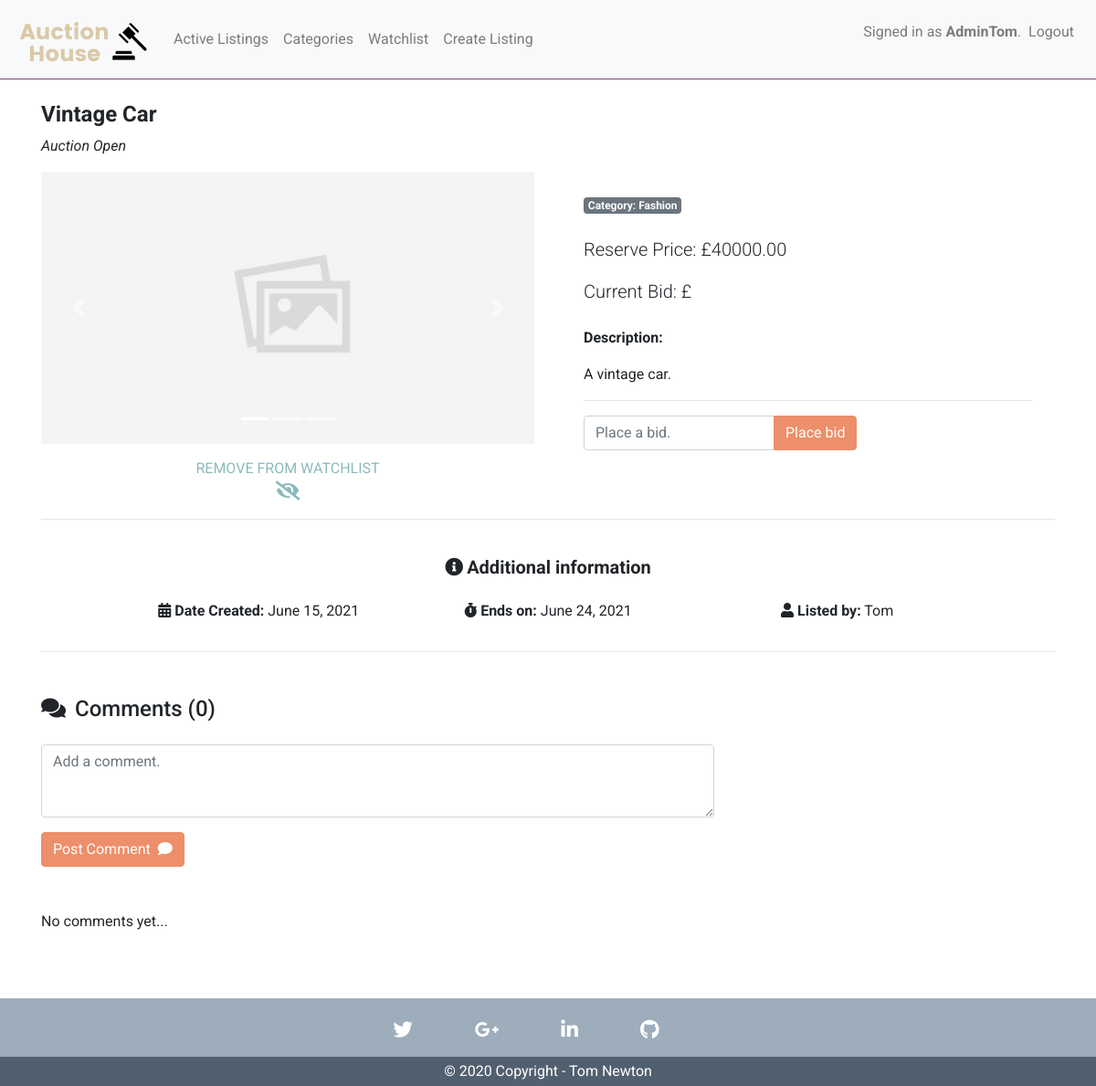
/listing/2 (signed in), run on the app's committed database.
### auctions/models.py (models this page shows, shortened)
class User(AbstractUser):
    pass

class Auction(models.Model):
    user = models.ForeignKey(User, on_delete=models.CASCADE, default=None)
    title = models.CharField(max_length=120)
    description = models.TextField(max_length=220, null=True)
    image_url = models.URLField(max_length=600, default=None)
    category = models.CharField(max_length=120, default='uncategorised')
    price = models.DecimalField(decimal_places=2, max_digits=10000, default=None)
    date = models.DateTimeField(auto_now_add=True)
    end_date = models.DateField()
    status = models.CharField(max_length=6, default="Open")
    highest_bid = models.DecimalField(decimal_places=2, max_digits=10000, null=True, default=0)
    highest_bidder = models.CharField(max_length=200, null=True)

### auctions/views.py (the view)
# urls.py: path("listing/<int:pk>", views.listing, name="listing"),
def listing(request, pk):
    check_auction_date(pk)
    auction_listing = Auction.objects.get(id=pk) # This gets the obj of the current auction
    comments = auction_listing.comment_set.all()
    if request.user.is_authenticated:
        username = request.user.get_username()
        user = User.objects.get(username=username)
        if request.method == 'POST': # User will either post a bid offer or will post comment.
            bid_form = BidForm(request.POST)
            if bid_form.is_valid():
                print("Bid form is valid and form was submitted.")
                user_bid = bid_form.save(commit=False)
                user_bid.auction = auction_listing
                user_bid.user = user
                if user_bid.price >= auction_listing.price and user_bid.price > auction_listing.highest_bid:
                    print("User bid is higher than reserve and highest bid")
                    auction_listing.highest_bid = user_bid.price
                    auction_listing.highest_bidder = username
                    auction_listing.save()
                    user_bid.save()
                else:
                    messages.error(request, "The bid you submitted was not high enough.")
                return redirect("listing", pk=pk)
            comment_form = CommentForm(request.POST)
            if comment_form.is_valid():
                print("Comments are valid and form was submitted")
                user_comment = comment_form.save(commit=False)
                user_comment.auction = auction_listing
                user_comment.user = user
                user_comment.save()
                return redirect("listing", pk=pk)
        else:
            user_watchlist = Watchlist.objects.filter(user=(request.user).id, auction=auction_listing.id)
            bid_form = BidForm()
            comment_form = CommentForm()
            context = {
                'listing':auction_listing,
                'user':user,
                'comments':comments,
                'comment_form': comment_form,
                'bid_form': bid_form,
                'user_watchlist':user_watchlist
            }
            return render(request, "auctions/listing.html", context)
    else:
            context = {
                'listing':auction_listing,
                'comments':comments,
            }
            return render(request, "auctions/listing.html", context)

### auctions/templates/auctions/listing.html (shortened to what this page needs)
{% extends "auctions/layout.html" %}
{% load static %}
{% block body %}
<div class="container pt-4 my-container ">
    <div class="col">
        <div class="row">
            <h4 class="title font-weight-bold">{{listing.title}}</h4>
        </div>
        <div class="row">
            {% if listing.status == "Open"%}
                <p><i>Auction {{ listing.status }}</i></p>
            {% else %}
                <p><i>Auction {{ listing.status }}</i></p>
            {% endif %}
        </div>
    </div>
    <div class="row my-row">
        <div class="col-md-6 my-col">
            <div id="carouselExampleIndicators" class="carousel slide" data-interval="false">
                <ol class="carousel-indicators">
                <li data-target="#carouselExampleIndicators" data-slide-to="0" class="active"></li>
                <li data-target="#carouselExampleIndicators" data-slide-to="1"></li>
                <li data-target="#carouselExampleIndicators" data-slide-to="2"></li>
                </ol>
                <div class="carousel-inner">
                <div class="carousel-item active">
                    <img class="d-block w-100" src="{{listing.image_url}}" onerror="this.onerror=null;this.src='{% static "auctions/images/placeholderimage.png" %}';" alt="First slide">
                </div>
                </div>
                <a class="carousel-control-prev" href="#carouselExampleIndicators" role="button" data-slide="prev">
                <span class="carousel-control-prev-icon" aria-hidden="true"></span>
                </a>
                <a class="carousel-control-next" href="#carouselExampleIndicators" role="button" data-slide="next">
                <span class="carousel-control-next-icon" aria-hidden="true"></span>
                </a>
            </div>
            {% if user.is_authenticated %}
                {% if listing.user_id == user.id %}
                    <div class="d-flex justify-content-center mt-2">
                        <p><b>You</b> own this auction!</p>
                    </div>
                {% else %}
                    <form action="{% url 'watchlist' %}" method="POST">
                        <div class="d-flex justify-content-center">
                            <button type="submit" class="btn mt-2 mb-2 mb-md-0 btn-outline-secondary btn-block"><span>REMOVE FROM WATCHLIST</span>
                                <div class="icon d-flex align-items-center justify-content-center">
                                    <i class="fas fa-eye-slash fa-lg mt-1"></i>
                                </div>
                            </button>
                        </div>
                {% endif %}
                    </form>
            {% else %}
                <div class="d-flex justify-content-center">
                    <p>Want to add to watchlist?<a class="mt-2"href="{% url 'login' %}"> Log in here</a></p>
                </div>
            {% endif %}
        </div>
        <div class="col-md-6 my-col">
            <div class="p-4">
                <p class="category badge badge-secondary mb-4">Category: {{ listing.category }}</p>
                <p class="lead listing-price">Reserve Price: £{{ listing.price }}</p>
                <p class="lead listing-price mb-4">Current Bid: £
                </p>
                <p class="font-weight-bold">Description:</p>
                <p>{{listing.description}}</p>
                <hr>
                {% if listing.status == "Closed" %}
                <div class="alert alert-primary shadow" role="alert" style="border-left:#155724 5px solid; border-radius: 0px">
                    <button type="button" class="close" data-dismiss="alert" aria-label="Close">
                        <span aria-hidden="true" style="color:#155724">&times;</span>
                    </button>
                    <div class="row">
                        <svg width="1.25em" height="1.25em" viewBox="0 0 16 16" class="m-1 bi bi-bell-fill" fill="currentColor" xmlns="http://www.w3.org/2000/svg">
                        <path d="M8 16a2 2 0 0 0 2-2H6a2 2 0 0 0 2 2zm.995-14.901a1 1 0 1 0-1.99 0A5.002 5.002 0 0 0 3 6c0 1.098-.5 6-2 7h14c-1.5-1-2-5.902-2-7 0-2.42-1.72-4.44-4.005-4.901z"/>
                        </svg>
                        <p style="font-size:15px" class="mb-0 font-weight-light"><b class="mr-1">Alert:</b>This auction is now closed.</p>
                    </div>
                </div>
                {% else %}
                    {% if user.is_authenticated %}
                        {% if listing.user_id == user.id %}
                            <form action="{% url 'closelisting' %}"  method="post">
                            {% csrf_token %}
                                <div class="row with-margin">
                                    <input type="hidden" name="listing_id" value="{{listing.id}}"/>
                                    <div class="col-lg-8">
                                        <div class="input-group ">
                                        <span class="input-group-btn">
                                            <button class="btn btn-primary ml" type="submit">Close Bid</button>
                                        </span>
                                        </div>
                                    </div>
                                </div>
                            </form>
                        {% else%}
                        <form class="form-inline" action="{% url 'listing' listing.id %}" method="POST">
                            <div class="input-group mb-3">
                                {{bid_form}}
                                <div class="input-group-append">
                                    <button type="submit" class="btn btn-outline-quaternary btn-primary" type="button">Place bid</button>
                                </div>
                            </div>
                        </form>
                        {% endif %}
                    {% else %}
                        <p>Please <a class="mt-2"href="{% url 'login' %}"> log in </a>to bid on this item.</p>
                    {% endif %}
                {% endif %}
            </div>
        </div>
    </div>
    <hr>
    <div class="row my-row d-flex justify-content-center wow fadeIn">
        <div class="col-md-10 my-col text-center">
            <h4 class="my-4 h5 font-weight-bold"><i class="fas fa-info-circle mr-1"></i>Additional information</h4>
            <div class="row my-row">
                <div class="col-md-4"><p><b><i class="fas fa-calendar-alt mr-1"></i>Date Created:</b> {{ listing.date|date}} </p></div>
                <div class="col-md-4"><p><b><i class="fas fa-stopwatch"></i> Ends on:</b> {{listing.end_date}} </p></div>
                <div class="col-md-4"><p><b><i class="fas fa-user mr-1"></i>Listed by:</b> {{listing.user.username}}</p></div>
            </div>
        </div>
    </div>
    <hr>
    <h4 class="mt-5 mb-4"><i class="fas fa-comments mr-1"></i> Comments ({{comments|length}}) </h4>
    {% if user.is_authenticated %}
        <form class="mb-5" action="{% url 'listing' listing.id %}" method="POST">
            <div class="form-group">
                <div class="form-row">
                    <div class="col-8">{{comment_form}}</div>
                </div>
            </div>
            <button type="submit" class="btn btn-primary">Post Comment <i class="fas fa-comment ml-1"></i></button>
        </form>
    {% else%}
        <div>
            <p>Please <a href="{% url 'login' %}"> log in here</a> to comment.</p>
        </div>
     {% endif %}
    <div class="mb-5">
        {% if not comments %}
            No comments yet...
        {% endif %}
    </div>
</div>
{% endblock %}

### auctions/templates/auctions/layout.html (shortened to what this page needs)
{% load static %}
<!DOCTYPE html>
<html lang="en">
    <head>
        <link rel="stylesheet" href="https://stackpath.bootstrapcdn.com/bootstrap/4.4.1/css/bootstrap.min.css">
        <link rel="stylesheet" href="https://pro.fontawesome.com/releases/v5.10.0/css/all.css"/>
        <link href="{% static 'auctions/styles.css' %}" rel="stylesheet">
    </head>
    <body>
    <div class="d-flex flex-column min-vh-100">
        <nav class="navbar navbar-expand-lg navbar-light bg-light">
                <a class="navbar-brand crop" href="{% url 'index' %}">
                    <img src="{% static 'auctions/images/logo.png' %}" alt="no">
                </a>
            <div class="collapse navbar-collapse" id="navbarSupportedContent">
                <ul class="navbar-nav mr-auto">
                    <li class="nav-item">
                        <a class="nav-link" href="{% url 'index' %}">Active Listings</a>
                    </li>
                    <li class="nav-item">
                        <a class="nav-link" href="{% url 'categories'%}">Categories</a>
                    </li>
                    <li class="nav-item">
                        <a class="nav-link" href="{% url 'watchlist' %}">
                            Watchlist
                        </a>
                    </li>
                    <li class="nav-item">
                        <a class="nav-link" href="{% url 'createlisting' %}">Create Listing</a>
                    </li>
                </ul>
                <ul class="navbar-nav ml-auto">
                    <p class="navbar-text">
                        {% if user.is_authenticated %}
                            Signed in as <strong>{{ user.username }}</strong>.
                        {% endif %}
                    </p>
                    <li class="nav-item">
                        {% if user.is_authenticated %}
                            <a class="nav-link" href="{% url 'logout' %}">Logout</a>
                        {% else %}
                            <ul class="navbar-nav ml-auto">
                                <a class="nav-link" href="{% url 'register' %}">Register</a>
                                <a class="nav-link" href="{% url 'login' %}">Login</a>
                            </ul>
                        {% endif %}
                </ul>
            </div>
        </nav>
        <main class="flex-fill">
        {% block body %}
        {% endblock %}
        </main>
    </body>
        <footer class="footer mt-4 pt-4">
            <div class="container">
                <ul class="list-unstyled list-inline text-center">
                    <li class="list-inline-item">
                        <a href="https://twitter.com/home" class="btn-floating mx-1" style="color: white;">
                            <i class="fab fa-twitter fa-lg white-text mr-md-5 mr-3 "></i>
                        </a>
                    </li>
                    <li class="list-inline-item">
                        <a href="mailto:thomasnewton270@gmail.com" class="btn-floating mx-1" style="color: white;">
                            <i class="fab fa-google-plus-g fa-lg white-text mr-md-5 mr-3"></i>
                        </a>
                    </li>
                    <li class="list-inline-item">
                        <a href="https://www.linkedin.com/in/thomas-newton-2a5037144/" class="btn-floating mx-1" style="color: white;">
                            <i class="fab fa-linkedin-in fa-lg white-text mr-md-5 mr-3"></i>
                        </a>
                    </li>
                    <li class="list-inline-item">
                        <a href="https://github.com/TomNewton1/commerce" class="btn-floating mx-1" style="color: white;">
                            <i class="fab fa-github fa-lg mr-md-5 mr-3"></i>
                        </a>
                    </li>
                </ul>
            </div>
        <div class="footer-copyright text-center py-1" style="color: white;">© 2020 Copyright - Tom Newton</div>
        </footer>
</html>

### data on the page
User: username "AdminTom"
Auction: title "Vintage Car", status "Open", category "Fashion", price "40000.00", description "A vintage car.", date "June 15, 2021", end_date "June 24, 2021", user.username "Tom"

### other printed values
{{ comments|length }} "0"
